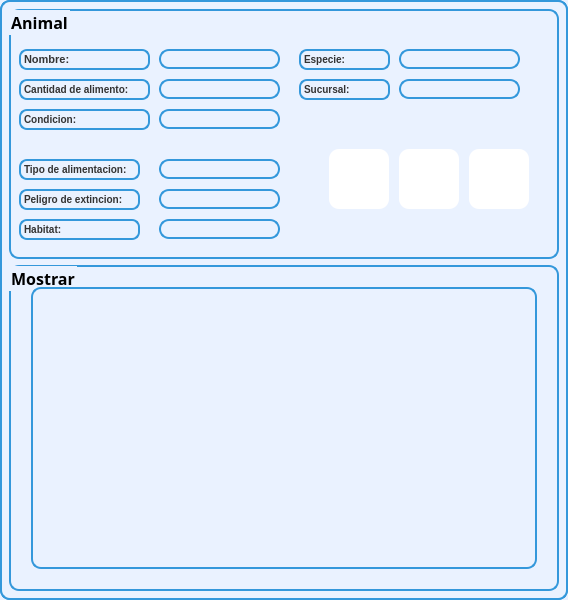
<?xml version="1.0" encoding="UTF-8"?>
<ui version="4.0">
 <class>AnimalScreen</class>
 <widget class="QMainWindow" name="AnimalScreen">
  <property name="geometry">
   <rect>
    <x>0</x>
    <y>0</y>
    <width>568</width>
    <height>600</height>
   </rect>
  </property>
  <property name="minimumSize">
   <size>
    <width>568</width>
    <height>600</height>
   </size>
  </property>
  <property name="maximumSize">
   <size>
    <width>568</width>
    <height>600</height>
   </size>
  </property>
  <property name="windowTitle">
   <string>Animal</string>
  </property>
  <property name="styleSheet">
   <string notr="true">border: 2px solid #3498db;
border-radius: 10px;

background-color: #eaf2ff;</string>
  </property>
  <widget class="QWidget" name="centralwidget">
   <layout class="QVBoxLayout" name="verticalLayout">
    <item>
     <widget class="QGroupBox" name="groupBox">
      <property name="minimumSize">
       <size>
        <width>550</width>
        <height>250</height>
       </size>
      </property>
      <property name="maximumSize">
       <size>
        <width>551</width>
        <height>251</height>
       </size>
      </property>
      <property name="font">
       <font>
        <family>Arial Black</family>
        <pointsize>12</pointsize>
        <weight>75</weight>
        <bold>true</bold>
       </font>
      </property>
      <property name="styleSheet">
       <string notr="true">background-color:#eaf2ff;</string>
      </property>
      <property name="title">
       <string>Animal</string>
      </property>
      <widget class="QLabel" name="label">
       <property name="geometry">
        <rect>
         <x>10</x>
         <y>40</y>
         <width>131</width>
         <height>21</height>
        </rect>
       </property>
       <property name="styleSheet">
        <string notr="true">background-color: #eaf2ff;
border: 2px solid #3498db;
border-radius: 8px;
color: #333333;
font-size: 11px;
font-weight: bold;
text-align: center;</string>
       </property>
       <property name="text">
        <string>Nombre:</string>
       </property>
      </widget>
      <widget class="QLineEdit" name="line_nombre">
       <property name="geometry">
        <rect>
         <x>150</x>
         <y>40</y>
         <width>121</width>
         <height>20</height>
        </rect>
       </property>
      </widget>
      <widget class="QLabel" name="label_2">
       <property name="geometry">
        <rect>
         <x>10</x>
         <y>70</y>
         <width>131</width>
         <height>21</height>
        </rect>
       </property>
       <property name="styleSheet">
        <string notr="true">background-color: #eaf2ff;
border: 2px solid #3498db;
border-radius: 8px;
color: #333333;
font-size: 10px;
font-weight: bold;
text-align: center;</string>
       </property>
       <property name="text">
        <string>Cantidad de alimento:</string>
       </property>
       <property name="textFormat">
        <enum>Qt::AutoText</enum>
       </property>
      </widget>
      <widget class="QLineEdit" name="line_cantAli">
       <property name="geometry">
        <rect>
         <x>150</x>
         <y>70</y>
         <width>121</width>
         <height>20</height>
        </rect>
       </property>
      </widget>
      <widget class="QLabel" name="label_3">
       <property name="geometry">
        <rect>
         <x>10</x>
         <y>100</y>
         <width>131</width>
         <height>21</height>
        </rect>
       </property>
       <property name="styleSheet">
        <string notr="true">background-color: #eaf2ff;
border: 2px solid #3498db;
border-radius: 8px;
color: #333333;
font-size: 10px;
font-weight: bold;
text-align: center;</string>
       </property>
       <property name="text">
        <string>Condicion:</string>
       </property>
      </widget>
      <widget class="QLineEdit" name="line_condicion">
       <property name="geometry">
        <rect>
         <x>150</x>
         <y>100</y>
         <width>121</width>
         <height>20</height>
        </rect>
       </property>
      </widget>
      <widget class="QLabel" name="label_4">
       <property name="geometry">
        <rect>
         <x>10</x>
         <y>150</y>
         <width>121</width>
         <height>21</height>
        </rect>
       </property>
       <property name="styleSheet">
        <string notr="true">background-color: #eaf2ff;
border: 2px solid #3498db;
border-radius: 8px;
color: #333333;
font-size: 10px;
font-weight: bold;
text-align: center;</string>
       </property>
       <property name="text">
        <string>Tipo de alimentacion:</string>
       </property>
      </widget>
      <widget class="QLabel" name="label_5">
       <property name="geometry">
        <rect>
         <x>10</x>
         <y>180</y>
         <width>121</width>
         <height>21</height>
        </rect>
       </property>
       <property name="styleSheet">
        <string notr="true">background-color: #eaf2ff;
border: 2px solid #3498db;
border-radius: 8px;
color: #333333;
font-size: 10px;
font-weight: bold;
text-align: center;</string>
       </property>
       <property name="text">
        <string>Peligro de extincion:</string>
       </property>
      </widget>
      <widget class="QLabel" name="label_6">
       <property name="geometry">
        <rect>
         <x>10</x>
         <y>210</y>
         <width>121</width>
         <height>21</height>
        </rect>
       </property>
       <property name="styleSheet">
        <string notr="true">background-color: #eaf2ff;
border: 2px solid #3498db;
border-radius: 8px;
color: #333333;
font-size: 10px;
font-weight: bold;
text-align: center;</string>
       </property>
       <property name="text">
        <string>Habitat:</string>
       </property>
      </widget>
      <widget class="QLabel" name="label_7">
       <property name="geometry">
        <rect>
         <x>290</x>
         <y>40</y>
         <width>91</width>
         <height>21</height>
        </rect>
       </property>
       <property name="styleSheet">
        <string notr="true">background-color: #eaf2ff;
border: 2px solid #3498db;
border-radius: 8px;
color: #333333;
font-size: 10px;
font-weight: bold;
text-align: center;</string>
       </property>
       <property name="text">
        <string>Especie:</string>
       </property>
      </widget>
      <widget class="QLabel" name="label_8">
       <property name="geometry">
        <rect>
         <x>290</x>
         <y>70</y>
         <width>91</width>
         <height>21</height>
        </rect>
       </property>
       <property name="styleSheet">
        <string notr="true">background-color: #eaf2ff;
border: 2px solid #3498db;
border-radius: 8px;
color: #333333;
font-size: 10px;
font-weight: bold;
text-align: center;</string>
       </property>
       <property name="text">
        <string>Sucursal:</string>
       </property>
      </widget>
      <widget class="QPushButton" name="btn_especie">
       <property name="geometry">
        <rect>
         <x>320</x>
         <y>140</y>
         <width>60</width>
         <height>60</height>
        </rect>
       </property>
       <property name="minimumSize">
        <size>
         <width>55</width>
         <height>55</height>
        </size>
       </property>
       <property name="maximumSize">
        <size>
         <width>60</width>
         <height>60</height>
        </size>
       </property>
       <property name="layoutDirection">
        <enum>Qt::RightToLeft</enum>
       </property>
       <property name="styleSheet">
        <string notr="true">QPushButton{
background-color: white;
border: none;
}

QPushButton:hover{
background-color: black;
border-top-left-radius: 20px;
border-bottom-left-radius: 20px;
color: rgb(0, 0, 0);
}</string>
       </property>
       <property name="text">
        <string/>
       </property>
       <property name="icon">
        <iconset>
         <normaloff>../../../Images/Botones Interfaz/agregar.png</normaloff>../../../Images/Botones Interfaz/agregar.png</iconset>
       </property>
       <property name="iconSize">
        <size>
         <width>50</width>
         <height>50</height>
        </size>
       </property>
      </widget>
      <widget class="QPushButton" name="btn_especie_2">
       <property name="geometry">
        <rect>
         <x>390</x>
         <y>140</y>
         <width>60</width>
         <height>60</height>
        </rect>
       </property>
       <property name="minimumSize">
        <size>
         <width>55</width>
         <height>55</height>
        </size>
       </property>
       <property name="maximumSize">
        <size>
         <width>60</width>
         <height>60</height>
        </size>
       </property>
       <property name="layoutDirection">
        <enum>Qt::RightToLeft</enum>
       </property>
       <property name="styleSheet">
        <string notr="true">QPushButton{
background-color: white;
border: none;
}

QPushButton:hover{
background-color: black;
border-top-left-radius: 20px;
border-bottom-left-radius: 20px;
color: rgb(0, 0, 0);
}</string>
       </property>
       <property name="text">
        <string/>
       </property>
       <property name="icon">
        <iconset>
         <normaloff>../../../Images/Botones Interfaz/editar.png</normaloff>../../../Images/Botones Interfaz/editar.png</iconset>
       </property>
       <property name="iconSize">
        <size>
         <width>50</width>
         <height>50</height>
        </size>
       </property>
      </widget>
      <widget class="QPushButton" name="btn_especie_3">
       <property name="geometry">
        <rect>
         <x>460</x>
         <y>140</y>
         <width>60</width>
         <height>60</height>
        </rect>
       </property>
       <property name="minimumSize">
        <size>
         <width>55</width>
         <height>55</height>
        </size>
       </property>
       <property name="maximumSize">
        <size>
         <width>60</width>
         <height>60</height>
        </size>
       </property>
       <property name="layoutDirection">
        <enum>Qt::RightToLeft</enum>
       </property>
       <property name="styleSheet">
        <string notr="true">QPushButton{
background-color: white;
border: none;
}

QPushButton:hover{
background-color: black;
border-top-left-radius: 20px;
border-bottom-left-radius: 20px;
color: rgb(0, 0, 0);
}</string>
       </property>
       <property name="text">
        <string/>
       </property>
       <property name="icon">
        <iconset>
         <normaloff>../../../Images/Botones Interfaz/borrar.png</normaloff>../../../Images/Botones Interfaz/borrar.png</iconset>
       </property>
       <property name="iconSize">
        <size>
         <width>50</width>
         <height>50</height>
        </size>
       </property>
      </widget>
      <widget class="QLineEdit" name="line_especie">
       <property name="geometry">
        <rect>
         <x>390</x>
         <y>40</y>
         <width>121</width>
         <height>20</height>
        </rect>
       </property>
      </widget>
      <widget class="QLineEdit" name="line_sucursal">
       <property name="geometry">
        <rect>
         <x>390</x>
         <y>70</y>
         <width>121</width>
         <height>20</height>
        </rect>
       </property>
      </widget>
      <widget class="QLineEdit" name="line_alimentacion">
       <property name="geometry">
        <rect>
         <x>150</x>
         <y>150</y>
         <width>121</width>
         <height>20</height>
        </rect>
       </property>
      </widget>
      <widget class="QLineEdit" name="line_peligro">
       <property name="geometry">
        <rect>
         <x>150</x>
         <y>180</y>
         <width>121</width>
         <height>20</height>
        </rect>
       </property>
      </widget>
      <widget class="QLineEdit" name="line_habitat">
       <property name="geometry">
        <rect>
         <x>150</x>
         <y>210</y>
         <width>121</width>
         <height>20</height>
        </rect>
       </property>
      </widget>
     </widget>
    </item>
    <item>
     <widget class="QGroupBox" name="asda">
      <property name="font">
       <font>
        <family>Arial Black</family>
        <pointsize>12</pointsize>
        <weight>75</weight>
        <bold>true</bold>
       </font>
      </property>
      <property name="styleSheet">
       <string notr="true">background-color: #eaf2ff;
padding: 12px;

</string>
      </property>
      <property name="title">
       <string>Mostrar</string>
      </property>
      <layout class="QHBoxLayout" name="horizontalLayout">
       <property name="spacing">
        <number>7</number>
       </property>
       <property name="leftMargin">
        <number>20</number>
       </property>
       <property name="topMargin">
        <number>20</number>
       </property>
       <property name="rightMargin">
        <number>20</number>
       </property>
       <property name="bottomMargin">
        <number>20</number>
       </property>
       <item>
        <widget class="QTableWidget" name="table_animal"/>
       </item>
      </layout>
     </widget>
    </item>
   </layout>
  </widget>
 </widget>
 <resources/>
 <connections/>
</ui>
